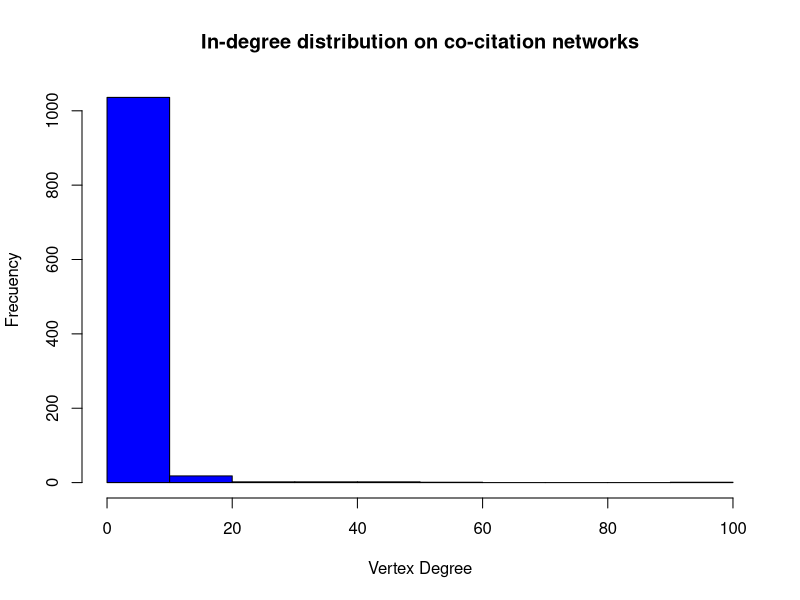
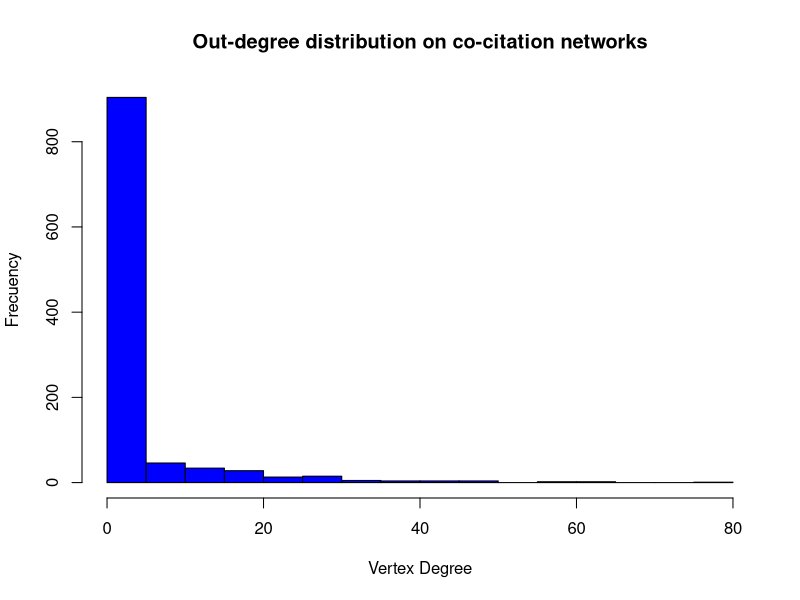
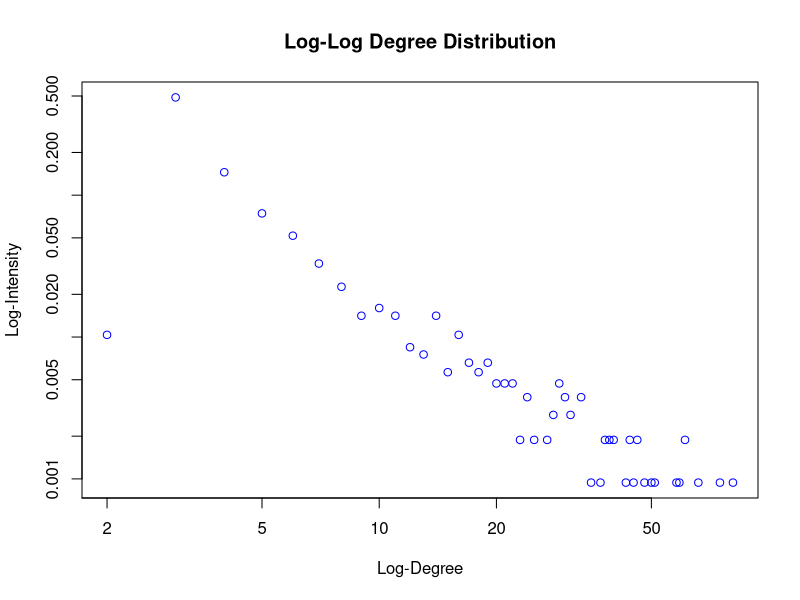
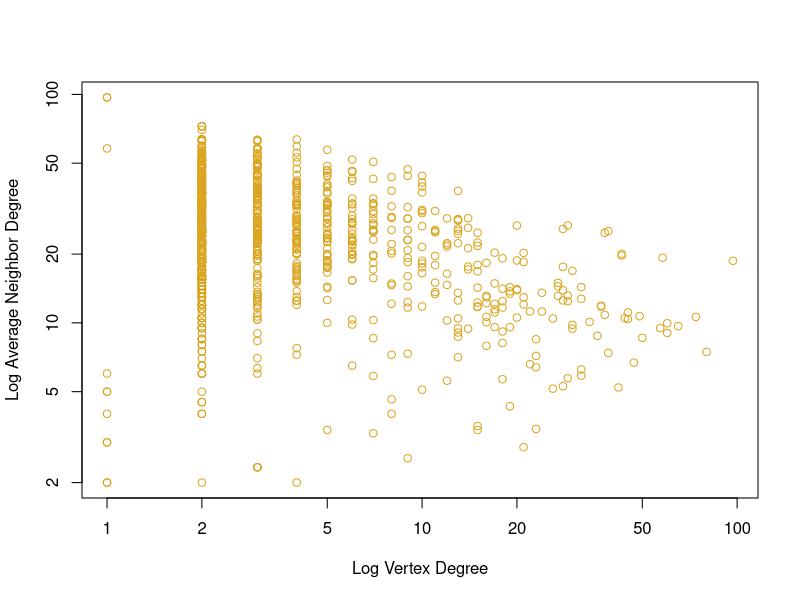

These charts were generated, in order, by the following R code:
# Creating the environment ####

## Set working directroy

setwd("C:/Users/Sebastian/Google Drive/DOCTORADO/INTERNSHIP/Kentucky University/Activities Internship/F LINKS IGRAPH")

## Upload packages

library(igraph)

# Create functions

giant.component <- function(graph) {
        cl <- clusters(graph)
        induced.subgraph(graph, which(cl$membership == which.max(cl$csize)))}

# Getting Data ####

nodes.raw <-  read.csv("Example_Nodes_SNAOrganization.csv", stringsAsFactors = FALSE)
edges.raw <- read.csv("Example_Edges_SNAOrganization.csv", stringsAsFactors = FALSE)

head(nodes.raw)
head(edges.raw)

# Cleaning Data ####

## Creating our graph object

net.clean.1 <- graph.data.frame(d = edges.raw, directed = TRUE, 
                            vertices = nodes.raw)
net.clean.1 <- simplify(net.clean.1)

summary(net.clean.1)

## Adding in and out degree network metrics

V(net.clean.1)$indegree <- degree(net.clean.1, mode = "in")
V(net.clean.1)$outdegree <- degree(net.clean.1, mode = "out")

head(as_data_frame(net.clean.1, what = "vertices"))

## Deleting nodes with in-degree 1 and out-degree 0

net.clean.2 <- delete.vertices(net.clean.1, V(net.clean.1)[indegree == 1 &
                                                                 outdegree == 0])

head(as_data_frame(net.clean.2, what = "vertices"))

## Extract giant component 

net.clean.3 <- giant.component(net.clean.2)

summary(net.clean.3)

# Tidying Data ####

net.tidied.1 <- net.clean.3

# Delete attributes in and out degree

net.tidied.2 <- delete_vertex_attr(net.tidied.1, "outdegree" )
net.tidied.3 <- delete_vertex_attr(net.tidied.2, "indegree" )

net.tidied <- net.tidied.3

summary(net.tidied)

# Exploratory Analysis ####

## Global properties

# Density

edge_density(net.tidied, loops = FALSE)

# Transitivity 

transitivity(net.tidied, type = "global")

# Diameter

diameter(net.tidied, directed = TRUE, weights = NA)

# Centralization

centr_degree(net.tidied, mode = "all")$centralization

## Local properties

# Degree: in and out

V(net.tidied)$indegree <- degree(net.tidied, mode = "in")
V(net.tidied)$outdegree <- degree(net.tidied, mode = "out")
V(net.tidied)$degree <- degree(net.tidied, mode = "all")

# Betweenness

V(net.tidied)$bet <- betweenness(net.tidied)

# Bonacich

V(net.tidied)$bonacich <- power_centrality(net.tidied)

# Transitivity 

V(net.tidied)$transitivity <- transitivity(net.tidied, type = "local")

head(as_data_frame(net.tidied, what = "vertices"))

## Subgroups and communities 

# Based on greedy optimization of modularity

community <- cluster_fast_greedy(as.undirected(net.tidied))
V(net.tidied)$community <- community$membership

table(V(net.tidied)$community)

# Coreness

V(net.tidied)$coreness <- coreness(net.tidied)

table(V(net.tidied)$coreness)

## Topological Properties

# Degree distribution

hist(degree(net.tidied, mode = "in"), col="blue", 
     main = "In-degree distribution on co-citation networks",
     xlab = "Vertex Degree", ylab = "Frecuency")

hist(degree(net.tidied, mode = "out"), col="blue", 
     main = "Out-degree distribution on co-citation networks",
     xlab = "Vertex Degree", ylab = "Frecuency")

# Log-log degree distribution

d.net.tidied <- degree(net.tidied, mode = "all") 
dd.net.tidied <- degree.distribution(net.tidied)

d <- 1:max(d.net.tidied)
ind <- (dd.net.tidied != 0)
plot(d[ind], dd.net.tidied[ind], log = "xy", col = "blue", 
     xlab = c("Log-Degree"), ylab = c("Log-Intensity"), 
     main = "Log-Log Degree Distribution")

# Log-log degree distribution

a.nn.deg.net.tidied <- graph.knn(net.tidied,V(net.tidied))$knn
plot(d.net.tidied, a.nn.deg.net.tidied, 
     log="xy", col="goldenrod", 
     xlab=c("Log Vertex Degree"),
     ylab=c("Log Average Neighbor Degree"))

# Present Results ####

## Identifidying key actors in the network: Seminal, Structural, and Current papers

df.1 <- as_data_frame(net.tidied, what = "vertices")

df.1 <- df.1[, c("label", "outdegree", "indegree", "bet")]

seminals <- df.1[df.1$outdegree == 0,]
seminals <- head(seminals[order(seminals$indegree, 
                                rev(seminals$indegree),
                                decreasing = TRUE), "label"], 10)

structurals <- head(df.1[order(df.1$bet, rev(df.1$bet),
                            decreasing = TRUE), "label"], 10)

currents <- df.1[df.1$indegree == 0,]
currents <- head(currents[order(currents$outdegree, 
                                rev(currents$outdegree),
                                decreasing = TRUE), "label"], 10)

key.papers <- data.frame(seminals, structurals, currents, stringsAsFactors = FALSE)

key.papers

# Export document

write.csv(key.papers, "key_papers.csv", row.names = FALSE)

# Export network 

write.graph(net.tidied, "net_tidied.graphml", "graphml")
